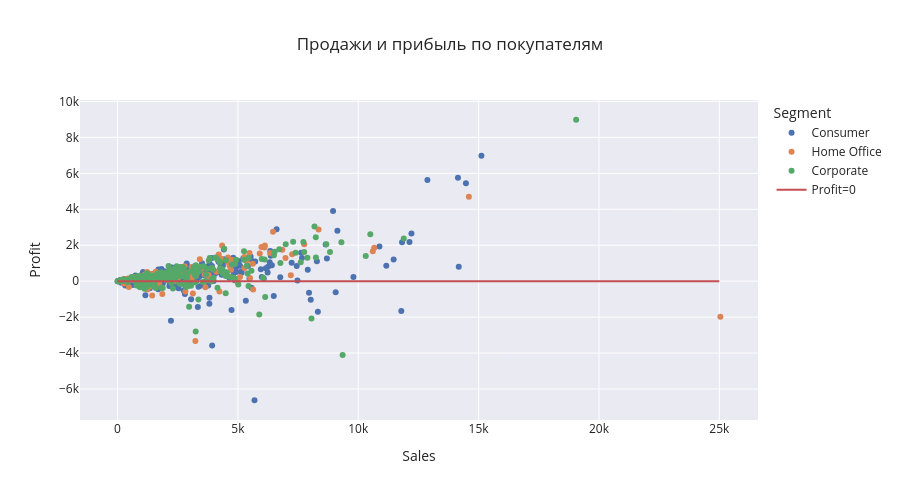

This figure's notebook cell:
### Markdown cell above
### Высокоценные клиенты

Ниже видно, что еще одна из проблем, что топ покупатель по объему продаж приносит убытки

### Code cell
fig = px.scatter(
    df.groupby(["Customer ID", "Segment"], observed=True, as_index=False)[
        ["Sales", "Profit"]
    ].sum(),
    x="Sales",
    y="Profit",
    color="Segment",
    title="Продажи и прибыль по покупателям",
    hover_data=["Customer ID"],
    height=500,
)
fig.add_trace(
    go.Scatter(
        x=[0, 25e3],
        y=[0, 0],
        mode="lines",
        name="Profit=0",
    )
)

### Figure 1 — Plotly figure (JSON) as saved in the notebook; plotly's stock layout.template omitted (floating-point values rounded to 4 significant figures; data arrays with more than 128 entries replaced by an {"elided": "..."} marker saying what was removed)
{"data": [{"customdata": {"elided": "409x1 str values"}, "hovertemplate": "Segment=Consumer<br>Sales=%{x}<br>Profit=%{y}<br>Customer ID=%{customdata[0]}<extra></extra>", "legendgroup": "Consumer", "marker": {"color": "rgb(76,114,176)", "symbol": "circle"}, "mode": "markers", "name": "Consumer", "orientation": "v", "showlegend": true, "type": "scatter", "x": {"elided": "409 float values"}, "xaxis": "x", "y": {"elided": "409 float values"}, "yaxis": "y"}, {"customdata": {"elided": "148x1 str values"}, "hovertemplate": "Segment=Home Office<br>Sales=%{x}<br>Profit=%{y}<br>Customer ID=%{customdata[0]}<extra></extra>", "legendgroup": "Home Office", "marker": {"color": "rgb(221,132,82)", "symbol": "circle"}, "mode": "markers", "name": "Home Office", "orientation": "v", "showlegend": true, "type": "scatter", "x": {"elided": "148 float values"}, "xaxis": "x", "y": {"elided": "148 float values"}, "yaxis": "y"}, {"customdata": {"elided": "236x1 str values"}, "hovertemplate": "Segment=Corporate<br>Sales=%{x}<br>Profit=%{y}<br>Customer ID=%{customdata[0]}<extra></extra>", "legendgroup": "Corporate", "marker": {"color": "rgb(85,168,104)", "symbol": "circle"}, "mode": "markers", "name": "Corporate", "orientation": "v", "showlegend": true, "type": "scatter", "x": {"elided": "236 float values"}, "xaxis": "x", "y": {"elided": "236 float values"}, "yaxis": "y"}, {"mode": "lines", "name": "Profit=0", "type": "scatter", "x": [0, 25000], "y": [0, 0]}], "layout": {"height": 500, "legend": {"title": {"text": "Segment"}, "tracegroupgap": 0}, "title": {"text": "Продажи и прибыль по покупателям"}, "xaxis": {"anchor": "y", "domain": [0, 1], "title": {"text": "Sales"}}, "yaxis": {"anchor": "x", "domain": [0, 1], "title": {"text": "Profit"}}}}
